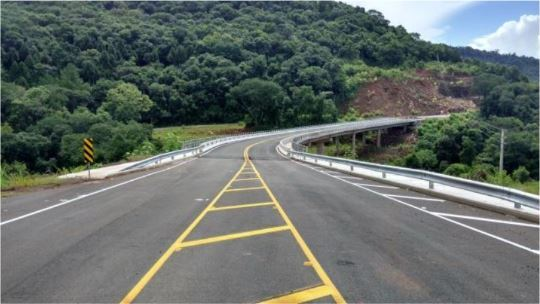
#> input picture Estudo_MyTrailHead/Visão_Computacional/ponte.JPG, 540 x 304 px, found by its file name
$ jupyter execute --allow-errors Tutorial.ipynb
#> lines starting #> are read from the running program, lines starting #| are printed output that depends on the picture
# Tutorial Opencv

Este tutorial apresenta conceitos introdutórios de processamento de imagens (filtros) e de visão computacional (segmentação, classificação, reconhecimento de padrão e rastreamento). Estes conceitos serão introduzidos utilizando a biblioteca OpenCV, que é distribuída gratuitamente e possui documentação farta na internet, com exemplos e aplicações práticas. Para utilizar essa biblioteca em python acesse o terminal com ambiente de python ativado e digite `pip install opencv-python`.

## 1. Lendo um documento e primeiras operações.

Este  programa  abre  uma  imagem,  mostra  suas  propriedades  de  largura  e  altura  em pixels, mostra a quantidade de canais utilizados, mostra a imagem na tela, espera o pressionar de  alguma tecla  para  fechar  a  imagem  e  salva  em  disco  a  mesma  imagem  com  o  nome ‘saída.jpg’. Vamos explicar o código em detalhes no decorrer do texto. Mas vamos aplica-lo logo em uma imagem.

É importante comentar que cada código abaixo foi rodado em uma IDE (pycharm ou vscode).

[cell 1]
# Importação das bibliotecas
import cv2

# Leitura da imagem com a função imread()
imagem = cv2.imread('ponte.jpg')
#> imagem is the input picture: shape (304, 540, 3); mean B, G, R 104.5, 109, 101

print('Largura em pixels: ', end='')
print(imagem.shape[1]) #largura da imagem (quantidade de colunas)
#| 540

print('Altura em pixels: ', end='')
print(imagem.shape[0]) #altura da imagem (quantidade de linhas)
#| 304

print('Qtde de canais: ', end='')
print(imagem.shape[2])
#| 3

# Mostra a imagem com a função imshow
cv2.imshow("Ponte", imagem)
cv2.waitKey(0) #espera pressionar qualquer tecla
# Salvar a imagem no disco com função imwrite()
cv2.imwrite("saida.jpg", imagem)
#> Out = True

Ao fim da excução teremos a mostra da janela abaixo

A importação da biblioteca padrão da OpenCV é obrigatória para utilizar suas funções. A primeira função usada é para abrir a imagem através de cv2.imread() que leva como argumento o nome do arquivo em disco. A imagem é lida e armazenada em ‘imagem’ que é uma variavel que dará acesso ao objeto da imagem que nada mais é que uma matriz de 3 dimensões (3 canais) contendo em cada dimensão uma das 3 cores do padrão RGB (red=vermelho, green-verde, blue=azul). No caso de uma imagem preto e branca temos apenas um canal, ou seja, apenas uma matriz de 2 dimensões. Para facilitar o entendimento podemos pensar em uma planilha eletrônica, com linhas e colunas, portanto, uma matriz de 2 dimensões. Cada célula dessa matriz é um pixel, que no caso de imagens preto e brancas possuem um valor de 0 a 255, sendo 0 para preto e 255 para branco. Portanto, cada célula contém um inteiro de 8 bits (sem sinal) que em Python é definido por “uint8” que é um unsigned integer de 8 bits.

**Figura 1- Imagem preto e branca representada em uma matriz de inteiros onde cada célula é um inteiro sem sinal de 8 bits que pode conter de 0 (preto) até 255 (branco). Perceba os vários tons de cinza nos valores intermediários como 30 (cinza escuro) e 210 (cinza claro).**

No  caso  de  imagens  preto  e  branca  é  composta  de  apenas  uma  matriz  de  duas  dimensões  como  na  imagem  acima.  Já  para  imagens  coloridas  temos  três  dessas  matrizes  de duas dimensões cada uma representando uma das cores do sistema RGB. Portanto, cada pixel é formado de uma tupla de 3 inteiros de 8 bits sem sinal no sistema (R,G,B) sendo que (0,0,0) representa o preto, (255,255,255) o branco. Nesse sentido, as cores mais comuns são:

Branco - RGB (255,255,255);

Azul - RGB (0,0,255);

Vermelho - RGB (255,0,0);

Verde - RGB (0,255,0);

Amarelo - RGB (255,255,0);

Magenta - RGB (255,0,255);

 Ciano - RGB (0,255,255);

Preto - RGB (0,0,0).

As imagens coloridas, portanto, são compostas normalmente de 3 matrizes de inteiros  sem  sinal  de  8  bits,  a  junção  das  3  matrizes  produz  a  imagem  colorida  com  capacidade  de reprodução de 16,7 milhões de cores, sendo que os 8 bits tem capacidade para 256 valores e  elevando a 3 temos 256³ = 16,7 milhões.

**Figura 2- Na imagem temos um exemplo das 3 matrizes que compõe o sistema RGB. Cada pixel da imagem, portanto, é composto por 3 componentes de 8 bits cada, sem sinal, o que gera 256 combinações por cor. Portanto, a representação é de 256 vezes 256 vezes 256 ou 256³ que é igual a 16,7 milhões de cores.**

## 2. Sistema de coordenadas e manipulação de pixels

Podemos  alterar  a  cor  individualmente  para  cada  pixel, ou seja, podemos manipular individualmente cada pixel da imagem.  Para isso é importante entender o sistema de coordenadas (linha, coluna) onde o pixel mais a esquerda e acima da imagem esta na posição (0,0) esta na linha zero e coluna zero. Já em uma imagem com 300 pixels de largura, ou seja, 300 colunas e tendo 200 pixels de altura,  ou  seja,  200  linhas,  terá  o  pixel  (199,299)  como  sendo  o  pixel  mais  a  direita  e  abaixo  da imagem.

**Figura 3- O sistema de coordenadas envolve uma linha e coluna. Os índices iniciam em zero. O pixel (2,8), ou seja, na linha índice 2 que é a terceira linha e na coluna índice 8 que é a nona linha possui a cor 50.**

A partir do entendimento do sistema de coordenadas é possível alterar individualmente cada pixel ou ler a informação individual do pixel conforme abaixo:

[cell 2]
imagem = cv2.imread('ponte.jpg')
(b, g, r) = imagem[0, 0] #veja que a ordem BGR e não RGB
#> b = 222; g = 221; r = 207

#Uma observação que podemos fazer aqui é a equivalencia entre imagem[y, x] com imagem[y][x]

print(len(imagem[0]))
#| 540

Imagens são matrizes Numpy neste caso retornadas pelo método “imread” e armazenada em memória através da variável “imagem” conforme acima. Lembre-se que o pixel superior mais a esquerda é o (0,0). No código é retornado na tupla (b, g, r) os respectivos valores das cores do pixel superior mais a esquerda. Veja que o método retorna a sequência BGR e não RGB como poderiamos esperar. Tendo os valores inteiros de cada cor é possível exibi-los na tela com o código abaixo:

[cell 3]
print('O pixel (0, 0) tem as seguintes cores:')
print('Vermelho:', r, 'Verde:', g, 'Azul:', b)
#| Vermelho: 207 Verde: 221 Azul: 222

Outra possibilidade é utilizar dois laços de repetição para “varrer” todos os pixels da  imagem, linha por linha como é o caso do código abaixo. Importante notar que esta estratégia pode  não  ser  muito  performática  já  que  é  um  processo  lento  varrer  toda  a imagem  pixel  a pixel.

[cell 4]
import cv2

imagem = cv2.imread('ponte.jpg')
for y in range(0, imagem.shape[0]):
    for x in range(0, imagem.shape[1]):
        imagem[y, x] = (255,0,0)
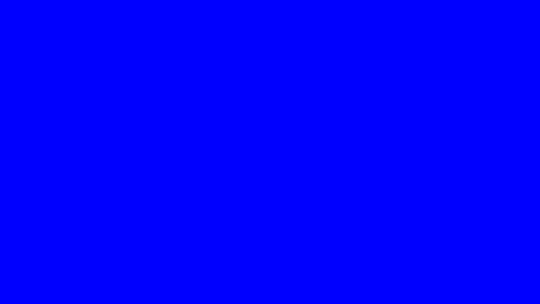
#> imagem: shape (304, 540, 3); mean B, G, R 255, 0, 0
#> (the rest of this cell did not finish here and is left out)

O resultado é uma imagem com todos os pixels substituídos pela cor azul (255,0,0), como mostra a janela abaixo:

**Figura 5 Imagem completamente azul pela alteração de todos os pixels para (255,0,0). Lembrando que o  padrão RGB é na verdade BRG pela tupla (B, R, G).**

Com uma  modificação temos o código abaixo. O objetivo agora é saltar  a cada 10 pixels ao percorrer as linhas e mais 10 pixels ao percorrer as colunas. A cada salto é criado um quadrado amarelo de 5x5 pixels. Desta vez parte da imagem original é preservada e  podemos ainda observar a ponte por baixo da grade de quadrados amarelos.

[cell 5]
import cv2

imagem = cv2.imread('ponte.jpg')
for y in range(0, imagem.shape[0], 10): #percorre linhas
    for x in range(0, imagem.shape[1], 10): #percorre colunas
        imagem[y:y+5, x: x+5] = (0,255,255)
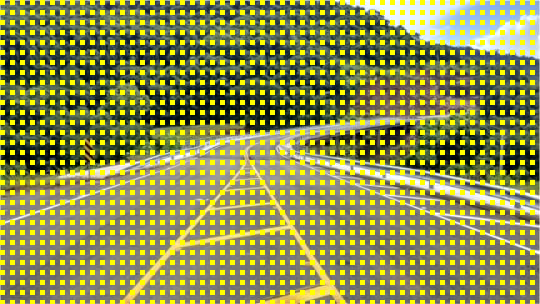
#> imagem: shape (304, 540, 3); mean B, G, R 78, 145.9, 140
cv2.imshow("Imagem modificada", imagem)
cv2.waitKey(0)

**Figura 6 Código gerou quadrados amarelos de 5x5 pixels sobre a toda a imagem.**

é de grande importância entender o sistema de coordenadas em uma imagem, tendo em vista os cortes que podemos fazer na mesma.

### 3. Cortando uma imagem / Crop
Veja  o  código  abaixo onde criamos uma nova imagem a partir de um pedaço da imagem original (ROI) e a salvamos no
disco.

[cell 6]
import cv2
imagem = cv2.imread('ponte.jpg')
recorte = imagem[100:200, 100:200]
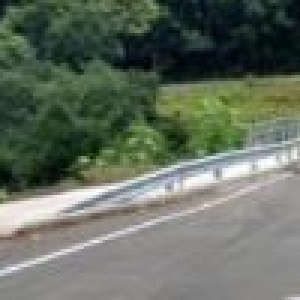
#> recorte: shape (100, 100, 3) (shown 3 times larger); mean B, G, R 95.6, 109, 99.4
cv2.imshow("Recorte da imagem", recorte)
cv2.imwrite("img/recorte.jpg", recorte) #salva no disco
#> Out = True
